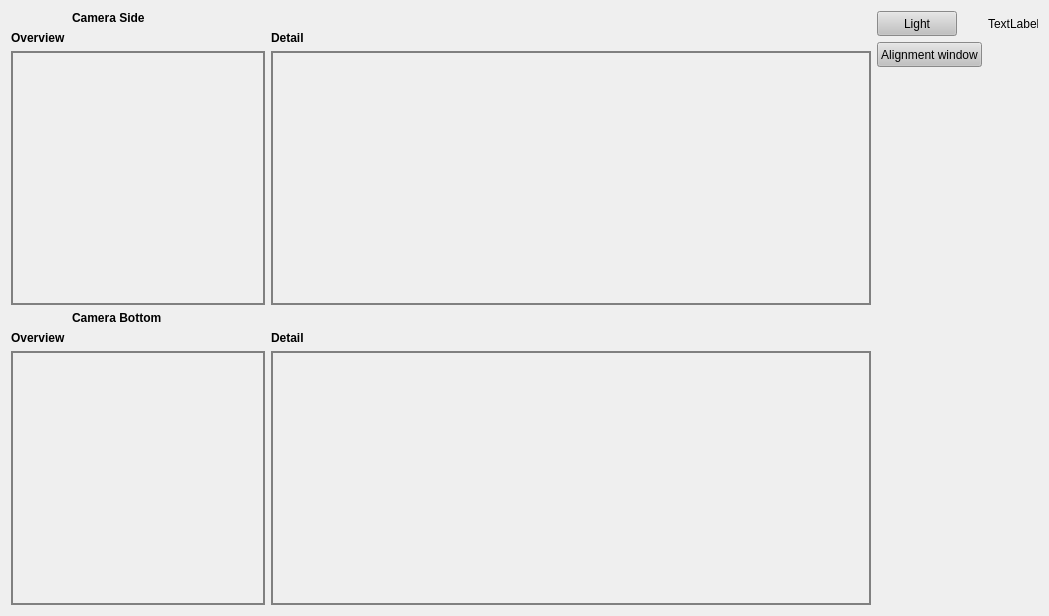
<?xml version="1.0" encoding="UTF-8"?>
<ui version="4.0">
    <class>Form</class>
    <widget class="QWidget" name="Form">
        <property name="geometry">
            <rect>
                <x>0</x>
                <y>0</y>
                <width>1049</width>
                <height>616</height>
            </rect>
        </property>
        <property name="windowTitle">
            <string>Form</string>
        </property>
        <layout class="QGridLayout" name="gridLayout_4">
            <item row="0" column="0">
                <layout class="QGridLayout" name="gridLayout_3">
                    <item row="0" column="0">
                        <layout class="QGridLayout" name="gridLayout">
                            <item row="0" column="1">
                                <widget class="QLabel" name="label_202">
                                    <property name="font">
                                        <font>
                                            <bold>true</bold>
                                        </font>
                                    </property>
                                    <property name="text">
                                        <string>Camera Side</string>
                                    </property>
                                </widget>
                            </item>
                            <item row="1" column="0">
                                <widget class="QLabel" name="label_203">
                                    <property name="font">
                                        <font>
                                            <bold>true</bold>
                                        </font>
                                    </property>
                                    <property name="text">
                                        <string>Overview</string>
                                    </property>
                                </widget>
                            </item>
                            <item row="2" column="0" colspan="4">
                                <widget class="QLabel" name="cam_s_o">
                                    <property name="sizePolicy">
                                        <sizepolicy hsizetype="Expanding" vsizetype="Expanding">
                                            <horstretch>1</horstretch>
                                            <verstretch>1</verstretch>
                                        </sizepolicy>
                                    </property>
                                    <property name="minimumSize">
                                        <size>
                                            <width>250</width>
                                            <height>250</height>
                                        </size>
                                    </property>
                                    <property name="styleSheet">
                                        <string notr="true">QWidget{
                                            border: 2px solid gray;
                                            }
                                        </string>
                                    </property>
                                    <property name="text">
                                        <string/>
                                    </property>
                                </widget>
                            </item>
                            <item row="2" column="4">
                                <widget class="QLabel" name="cam_s_d">
                                    <property name="sizePolicy">
                                        <sizepolicy hsizetype="Expanding" vsizetype="Expanding">
                                            <horstretch>2</horstretch>
                                            <verstretch>1</verstretch>
                                        </sizepolicy>
                                    </property>
                                    <property name="minimumSize">
                                        <size>
                                            <width>600</width>
                                            <height>250</height>
                                        </size>
                                    </property>
                                    <property name="maximumSize">
                                        <size>
                                            <width>16777215</width>
                                            <height>16777215</height>
                                        </size>
                                    </property>
                                    <property name="styleSheet">
                                        <string notr="true">QWidget{
                                            border: 2px solid gray;
                                            }
                                        </string>
                                    </property>
                                    <property name="text">
                                        <string/>
                                    </property>
                                </widget>
                            </item>
                            <item row="3" column="1" colspan="2">
                                <widget class="QLabel" name="label_205">
                                    <property name="font">
                                        <font>
                                            <bold>true</bold>
                                        </font>
                                    </property>
                                    <property name="text">
                                        <string>Camera Bottom</string>
                                    </property>
                                </widget>
                            </item>
                            <item row="4" column="0">
                                <widget class="QLabel" name="label_208">
                                    <property name="font">
                                        <font>
                                            <bold>true</bold>
                                        </font>
                                    </property>
                                    <property name="text">
                                        <string>Overview</string>
                                    </property>
                                </widget>
                            </item>
                            <item row="5" column="0" colspan="4">
                                <widget class="QLabel" name="cam_b_o">
                                    <property name="sizePolicy">
                                        <sizepolicy hsizetype="Expanding" vsizetype="Expanding">
                                            <horstretch>1</horstretch>
                                            <verstretch>1</verstretch>
                                        </sizepolicy>
                                    </property>
                                    <property name="minimumSize">
                                        <size>
                                            <width>250</width>
                                            <height>250</height>
                                        </size>
                                    </property>
                                    <property name="maximumSize">
                                        <size>
                                            <width>16777215</width>
                                            <height>16777215</height>
                                        </size>
                                    </property>
                                    <property name="styleSheet">
                                        <string notr="true">QWidget{
                                            border: 2px solid gray;
                                            }
                                        </string>
                                    </property>
                                    <property name="text">
                                        <string/>
                                    </property>
                                </widget>
                            </item>
                            <item row="5" column="4">
                                <widget class="QLabel" name="cam_b_d">
                                    <property name="sizePolicy">
                                        <sizepolicy hsizetype="Expanding" vsizetype="Expanding">
                                            <horstretch>2</horstretch>
                                            <verstretch>1</verstretch>
                                        </sizepolicy>
                                    </property>
                                    <property name="minimumSize">
                                        <size>
                                            <width>600</width>
                                            <height>250</height>
                                        </size>
                                    </property>
                                    <property name="maximumSize">
                                        <size>
                                            <width>16777215</width>
                                            <height>16777215</height>
                                        </size>
                                    </property>
                                    <property name="styleSheet">
                                        <string notr="true">QWidget{
                                            border: 2px solid gray;
                                            }
                                        </string>
                                    </property>
                                    <property name="text">
                                        <string/>
                                    </property>
                                </widget>
                            </item>
                            <item row="1" column="4">
                                <widget class="QLabel" name="label_204">
                                    <property name="font">
                                        <font>
                                            <bold>true</bold>
                                        </font>
                                    </property>
                                    <property name="text">
                                        <string>Detail</string>
                                    </property>
                                </widget>
                            </item>
                            <item row="4" column="4">
                                <widget class="QLabel" name="label_209">
                                    <property name="font">
                                        <font>
                                            <bold>true</bold>
                                        </font>
                                    </property>
                                    <property name="text">
                                        <string>Detail</string>
                                    </property>
                                </widget>
                            </item>
                        </layout>
                    </item>
                    <item row="0" column="1">
                        <layout class="QGridLayout" name="gridLayout_2">
                            <item row="0" column="0">
                                <widget class="QPushButton" name="light">
                                    <property name="sizePolicy">
                                        <sizepolicy hsizetype="Fixed" vsizetype="Fixed">
                                            <horstretch>0</horstretch>
                                            <verstretch>0</verstretch>
                                        </sizepolicy>
                                    </property>
                                    <property name="minimumSize">
                                        <size>
                                            <width>0</width>
                                            <height>25</height>
                                        </size>
                                    </property>
                                    <property name="styleSheet">
                                        <string notr="true">QPushButton{
                                            background: rgb(193, 193, 193)
                                            }
                                        </string>
                                    </property>
                                    <property name="text">
                                        <string>Light</string>
                                    </property>
                                </widget>
                            </item>
                            <item row="0" column="1">
                                <widget class="QLabel" name="led_light">
                                    <property name="maximumSize">
                                        <size>
                                            <width>50</width>
                                            <height>50</height>
                                        </size>
                                    </property>
                                    <property name="text">
                                        <string>TextLabel</string>
                                    </property>
                                </widget>
                            </item>
                            <item row="1" column="0">
                                <widget class="QPushButton" name="win_alignment">
                                    <property name="minimumSize">
                                        <size>
                                            <width>0</width>
                                            <height>25</height>
                                        </size>
                                    </property>
                                    <property name="styleSheet">
                                        <string notr="true">QPushButton{
                                            background: rgb(193, 193, 193)
                                            }
                                        </string>
                                    </property>
                                    <property name="text">
                                        <string>Alignment window</string>
                                    </property>
                                </widget>
                            </item>
                            <item row="2" column="0">
                                <spacer name="verticalSpacer">
                                    <property name="orientation">
                                        <enum>Qt::Vertical</enum>
                                    </property>
                                    <property name="sizeHint" stdset="0">
                                        <size>
                                            <width>20</width>
                                            <height>40</height>
                                        </size>
                                    </property>
                                </spacer>
                            </item>
                        </layout>
                    </item>
                </layout>
            </item>
        </layout>
    </widget>
    <resources/>
    <connections/>
</ui>
